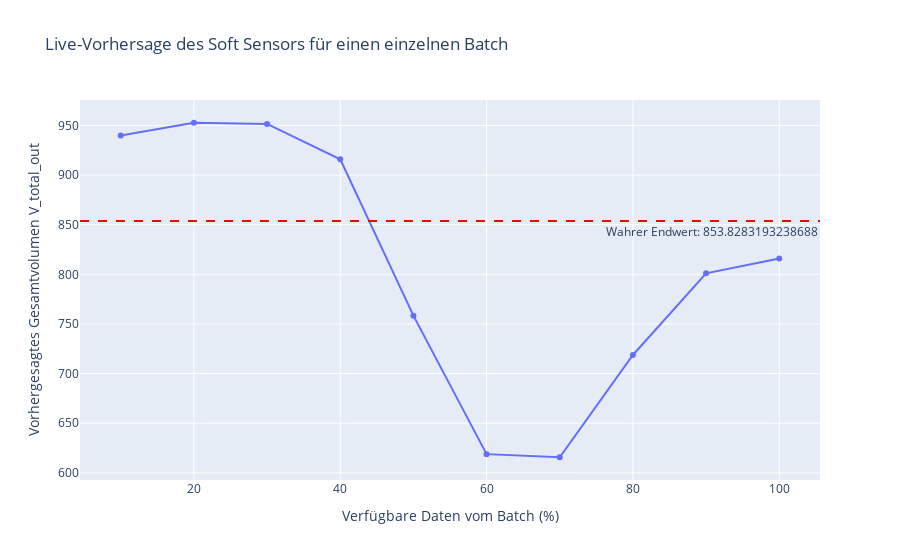

This figure's notebook cell:
### Code cell
# VORHERSAGE WÄHREND EINES BATCHES


# 1. SETUP: Lade Modell und Scaler und wähle einen Beispiel-Batch aus

# Lade das trainierte Modell und die Scaler (stellen Sie sicher, dass die vorherigen Zellen gelaufen sind)
model = load_model("best_model.keras")
# scaler_X und scaler_y sind bereits aus der Pipeline-Zelle im Speicher

# Wähle einen zufälligen Batch aus dem Testset für unsere Demonstration
# Wir nehmen den Batch mit dem Index 5 aus dem Testset (indices_test[5])
# Sie können hier jeden Index von 0 bis len(X_test_scaled)-1 wählen
sample_index = 5
# sample_index = random.randint(0, len(X_test_scaled) - 1)
sample_batch_scaled = X_test_scaled[sample_index]
sample_target_scaled = y_test_scaled[sample_index]

# Hol den wahren Endwert und skaliere ihn zurück, um ihn später vergleichen zu können
true_final_value = scaler_y.inverse_transform(sample_target_scaled.reshape(1, -1))[0, 0]

print(f"Demonstration für einen einzelnen Batch aus dem Testset.")
print(
    f"Der wahre Endwert (Qualitätsvariable) für diesen Batch ist: {true_final_value:.2f}"
)
print("-" * 50)


# 2. DER VORHERSAGE-PROZESS

# Wir machen Vorhersagen zu verschiedenen Zeitpunkten
evaluation_points = np.linspace(0.1, 1.0, 10)  # 10%, 20%, ..., 100%
timesteps = sample_batch_scaled.shape[0]  # 140
predictions_over_time = []

for progress in evaluation_points:
    # Nimm nur die bisher verfügbaren Daten des Batches
    current_timesteps = int(timesteps * progress)
    partial_sequence = sample_batch_scaled[:current_timesteps, :]

    # Das Modell erwartet immer einen Input der Länge 140.
    # Wir müssen die unvollständige Sequenz mit Nullen auffüllen (Padding).
    # Wir fügen die Nullen am Anfang hinzu ('pre'), da die neuesten Daten am wichtigsten sind.
    padded_sequence = pad_sequences(
        [partial_sequence],  # Muss in einer Liste sein
        maxlen=timesteps,
        dtype="float32",
        padding="pre",
    )

    # Mache die Vorhersage. Das `[0, 0]` am Ende extrahiert den einzelnen Zahlenwert.
    prediction_scaled = model.predict(padded_sequence)[0, 0]

    # Skaliere die Vorhersage zurück in die ursprüngliche, interpretierbare Einheit
    prediction_real_value = scaler_y.inverse_transform([[prediction_scaled]])[0, 0]

    predictions_over_time.append(prediction_real_value)

    print(
        f"Nach {progress*100:.0f}% des Batches: Vorhersage für Endwert = {prediction_real_value:.2f}"
    )


# 3. VISUALISIERUNG DES ERGEBNISSES

# Erstelle ein DataFrame für den Plot
prediction_df = pd.DataFrame(
    {
        "Batch-Fortschritt (%)": evaluation_points * 100,
        "Vorhergesagter Endwert": predictions_over_time,
    }
)

# Erstelle die Figur
fig = go.Figure()

# Füge die Linie für die Vorhersagen hinzu
fig.add_trace(
    go.Scatter(
        x=prediction_df["Batch-Fortschritt (%)"],
        y=prediction_df["Vorhergesagter Endwert"],
        mode="lines+markers",
        name="Soft-Sensor-Vorhersage",
    )
)

# Füge eine horizontale Linie für den wahren Endwert hinzu
fig.add_hline(
    y=true_final_value,
    line_dash="dash",
    line_color="red",
    annotation_text=f"Wahrer Endwert: {true_final_value}",
    annotation_position="bottom right",
)

fig.update_layout(
    title="Live-Vorhersage des Soft Sensors für einen einzelnen Batch",
    xaxis_title="Verfügbare Daten vom Batch (%)",
    yaxis_title="Vorhergesagtes Gesamtvolumen V_total_out",
)

fig.show()

### Figure 1 — Plotly figure (JSON) as saved in the notebook; plotly's stock layout.template omitted (floating-point values rounded to 4 significant figures)
{"data": [{"mode": "lines+markers", "name": "Soft-Sensor-Vorhersage", "type": "scatter", "x": [10.0, 20.0, 30.0, 40.0, 50.0, 60.0, 70.0, 80.0, 90.0, 100.0], "y": [939.9, 952.7, 951.5, 915.9, 758.4, 618.9, 615.7, 718.7, 801.0, 815.9]}], "layout": {"annotations": [{"showarrow": false, "text": "Wahrer Endwert: 853.8283193238688", "x": 1, "xanchor": "right", "xref": "x domain", "y": 853.8, "yanchor": "top", "yref": "y"}], "shapes": [{"line": {"color": "red", "dash": "dash"}, "type": "line", "x0": 0, "x1": 1, "xref": "x domain", "y0": 853.8, "y1": 853.8, "yref": "y"}], "title": {"text": "Live-Vorhersage des Soft Sensors für einen einzelnen Batch"}, "xaxis": {"title": {"text": "Verfügbare Daten vom Batch (%)"}}, "yaxis": {"title": {"text": "Vorhergesagtes Gesamtvolumen V_total_out"}}}}
